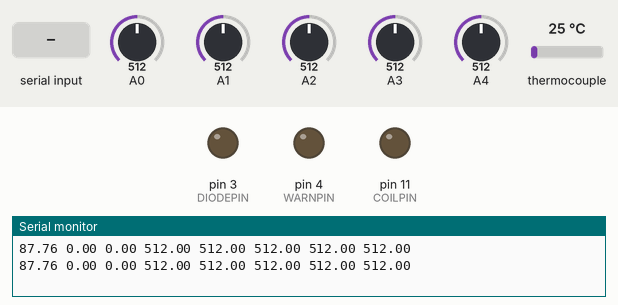
Recording of a sketch running on a simulated Arduino Uno, built with avr-gcc and run on an emulated ATmega328P. On the bench: output pins drawn as LEDs (lit = HIGH), the last lines printed to the serial monitor. Dashed ring = blinking. Inputs (shaded band) come from the test bench; at power-on: thermocouple 25 °C, A0 = 512, A1 = 512, A2 = 512, A3 = 512, A4 = 512.

Above: at 1.2 s.
1.3 s: thermocouple set to 138 °C
3.2 s: thermocouple set to 147 °C
At 4.8 s:
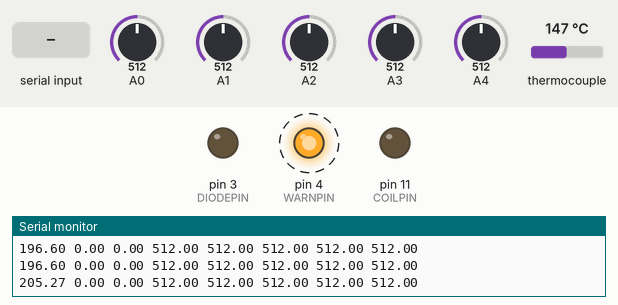
7.3 s: thermocouple set to 6 °C
At 8.6 s:
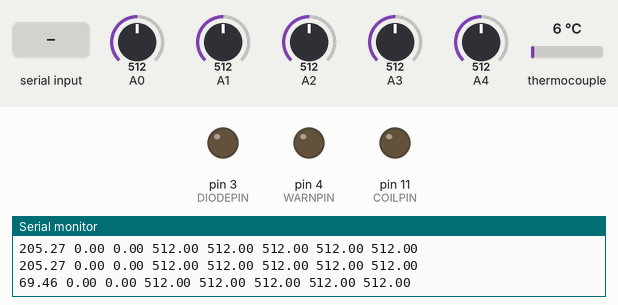
8.9 s: "s90\n" received over Serial
At 9.9 s:
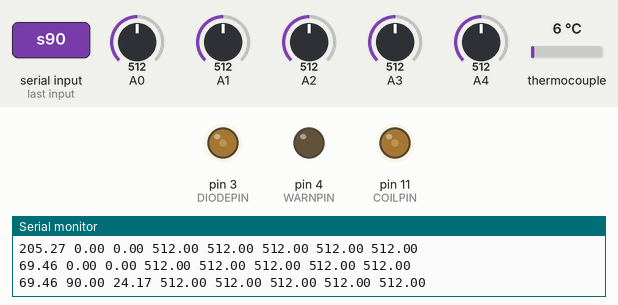
13.0 s: thermocouple set to 1 °C
At 14.3 s:
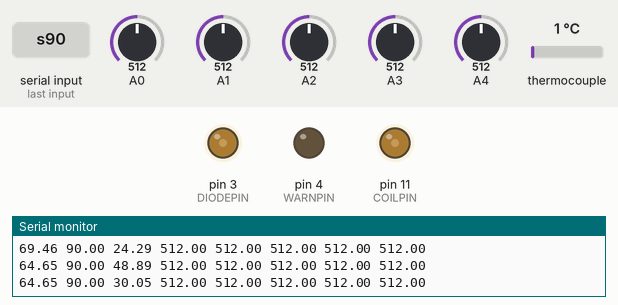
17.1 s: byte 115 ('s') received over Serial
At 19.4 s:
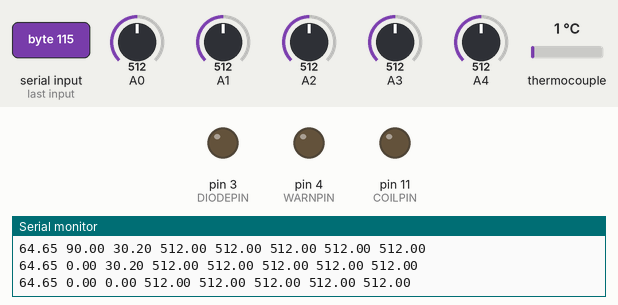
Timing chart, 0 to 20.6 s (numbered marks = the images above; inputs shaded):
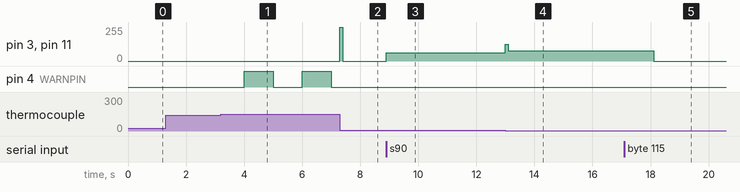

Measured:
- the behaviour switches between 141 and 142 °C on thermocouple (found by bisection; images 0 and 1)
- after the input at 3.2 s, pin 4 (WARNPIN): alternates HIGH for 1.0 s and LOW for 1.0 s, starting after 0.80 s
- after the input at 7.3 s, pin 3 (DIODEPIN), pin 11 (COILPIN): 0/255 → 255/255 at once, → 0/255 0.10 s later; pin 4 (WARNPIN): stays LOW (without the input it goes to HIGH after 0.70 s)
- after the input at 8.9 s, pin 3 (DIODEPIN), pin 11 (COILPIN): 0/255 → 61/255 at once, → 62/255 3.7 s later
- after the input at 13.0 s, pin 3 (DIODEPIN), pin 11 (COILPIN): 62/255 → 124/255 at once, → 76/255 0.10 s later, → 77/255 3.9 s later
- after the input at 17.1 s, pin 3 (DIODEPIN), pin 11 (COILPIN): 77/255 → 0/255 after 1.0 s

The sketch:

FLCardu.ino
```cpp
#include <SPI.h>
#include <PID_v1.h>
#include "Adafruit_MAX31855.h"

#define COILPIN     11
#define WARNPIN     4
#define DIODEPIN    3

#define MAXDO   8
#define MAXCS   10
#define MAXCLK  9

#define H2MINPIN 0
#define H2MAXPIN 4

#define WARNTEMP 200
#define MAXTEMP  1300

//#define VERBOSE

// Initialize the PID vars.
double Setpoint, Input, Output;
double Kp=3, Ki=.005, Kd=1;
PID myPID(&Input, &Output, &Setpoint, Kp, Ki, Kd, DIRECT);

// Initialize the thermocouple.
Adafruit_MAX31855 thermocouple(MAXCLK, MAXCS, MAXDO);

// Initialize helper variables.
unsigned long       newM = 0;           // Stores the current time      (ms since start),
unsigned long       targetM = 0;        // Stores the next update time  (ms since start),
unsigned long       tick = 1000;        // Time between updates         (ms).

int                 i = 0;              // Iterator.

char                typeByte = 0;       // For storing the type of message that has been sent from MATLAB.

unsigned char       thermFails = 0;     // Counts the number of thermocouple failures.

bool                blink = false;       // To keep track of whether the blinking diode is on or off.

// Initialize annealing vars.
bool                annealing = false;  // Is there an anneal?
long                annealStart = 0;    // Holds the start time of the anneal   (ms since start).
unsigned long       annealTimes[32];    // Holds the times (ms since anneal start)...
float               annealTemps[32];    // ...and holds the temps (C) for a list of [time, temp] points that comprise an anneal.
unsigned char       annealStep = 0;     // Hold the index of the [time, temp] point that has been most recently passed.

// Helper function. Self-explanatory. Returns -1 if x1 >= x2.
inline double interpolate(unsigned long x, unsigned long x1, double y1, unsigned long x2, double y2){
    return (x1 < x2) ? ( ((y2-y1)/((double)(x2-x1)))*((double)(x-x1)) + y1 ) : ( -1 );
}

void setup() {
    Serial.begin(74880);        // Initialize serial (make sure the Baud rates are the same as MATLAB).

    pinMode(COILPIN, OUTPUT);   // Initialize the coil and the two diode (warning and coil) pins as outputs.
    pinMode(WARNPIN, OUTPUT);
    pinMode(DIODEPIN, OUTPUT);
//    digitalWrite(WARNPIN, LOW);

//    for (i = H2MINPIN; i <= H2MAXPIN; i++){
//        pinMode(i, INPUT);      // Initialize all the hydrogen sensors.
//    }

    // Initialize the variables the PID is linked to, along with the PID.
    Input = 24;
    Setpoint = 0;
    myPID.SetMode(AUTOMATIC);
}

void loop() {
    if (Serial.available()){        // If MATLAB has something to say...
        typeByte = Serial.read();   // ...read it.

        if (typeByte == 's'){                       // If that something is a single setpoint...
            annealing = false;                      // ...stop any anneals...
            Setpoint = Serial.parseFloat();         // ...and set the Setpoint to the next float in the serial buffer.
#ifdef VERBOSE
            Serial.print("Setpoint set to ");
            Serial.print(Setpoint);
            Serial.println(" deg C.");
#endif
        }
        else if (typeByte == 'a'){                  // Otherwise, if that something is an anneal...
            annealStart = millis();                 // ...record the time that the anneal started...
            annealStep = 0;                         // ...and set the current step to zero.

            i = 0;
            while (i < 32){                         // Then, reset the list of [time, temp] points to [0, -1] points
                annealTimes[i] = 0;
                annealTemps[i] = -1;
                i++;
            }
#ifdef VERBOSE
            Serial.print("Cleared Anneal List");
#endif
            i = 0;
            while (Serial.available() && i < 31){                                   // Fill the list (except for the last point) with data
                annealTimes[i] = (unsigned long)(Serial.parseFloat()*60*60*1000);   // Convert the times (hours) to ms
                annealTemps[i] = Serial.parseFloat();                               // Do not convert the temperatures
#ifdef VERBOSE
                Serial.print("Time: "); Serial.print(  annealTimes[i]);
                Serial.print("Temp: "); Serial.println(annealTemps[i]);
#endif
                i++;
            }

#ifdef VERBOSE
            Serial.print("Filled Anneal List");
            Serial.print("Len:");
            Serial.println(i);
#endif

            annealing = true;                       // And start the anneal

            if (Serial.available()){                // However, if there still is data, stop the anneal (this will not warn the MATLAB program)
                annealing = false;
#ifdef VERBOSE
                Serial.print("Warning: Annealing list too long...");
#endif
            }
        }
    }

    newM = millis();    // Figure out the current time.

    if (annealing){                                             // If we are currently annealing...
        if (newM - annealStart > annealTimes[annealStep+1]){    // ...check to see if we need to move to the next [time, temp] pair...
            annealStep++;                                       // ...and incriment.
        }

        // Set the setpoint to the linear interpolation of our current step and the next step.
        Setpoint = interpolate(newM - annealStart, annealTimes[annealStep], annealTemps[annealStep], annealTimes[annealStep+1], annealTemps[annealStep+1]);

        if (Setpoint < 0){                                      // If there was an erro with the thermocouple...
            Setpoint = 0;
#ifdef VERBOSE
            Serial.println("Error with interpolation!");
#endif
        }

        if (annealTemps[annealStep+1] == -1){                   // If the next step is -1 (finished the list), then stop annealing.
            annealing = false;
            Setpoint = 0;
#ifdef VERBOSE
            Serial.println("Anneal finished!");
#endif
        }
    }

    Input = thermocouple.readCelsius();     // Read the temperature
    if (isnan(Input)) {
        thermFails++;                       // The thermocouple is failing...
#ifdef VERBOSE
        Serial.println("Something wrong with thermocouple!");
        Serial.print("Error Code: ");
        Serial.println(thermocouple.readError());
#endif
        if (thermFails > 31){
            analogWrite(COILPIN, 0);        // If there are 32 fails in a row, turn the furnace off...
            analogWrite(DIODEPIN, 0);
        }
    } else {
        thermFails = 0;                     // The thermocouple is not failing...
        Input = .9632*Input + 63.682;       // Convert the temperature according to an experimental regression.

#ifdef VERBOSE
//        // Debugging tools
//        Serial.print("newM: ");
//        Serial.print(newM);
//        Serial.print(", targetM: ");
//        Serial.print(targetM);
//        Serial.print(", targetM - tick:");
//        Serial.println(targetM - tick);
#endif
        if (targetM < newM && targetM + tick < newM + tick){    // If it's time to send data to MATLAB... (second check neccessary for long overflow)
            targetM += tick;

            if (Input > WARNTEMP || blink) {
                    blink = !blink;
                    digitalWrite(WARNPIN, (blink)?(HIGH):(LOW));
#ifdef VERBOSE
                    Serial.print((blink)?(HIGH):(LOW));
#endif
            }

#ifdef VERBOSE
            Serial.print(" C = ");
#endif

            Serial.print(Input);                        // Send the temperature,

#ifdef VERBOSE
            Serial.print(" Setpoint =");
#endif

            Serial.print(" ");
            Serial.print(Setpoint);                     // Send the setpoint,

#ifdef VERBOSE
            Serial.print(",  Duty Cycle =");
#endif

            Serial.print(" ");
            Serial.print(Output/2.55);                  // Send the duty cycle,

#ifdef VERBOSE
            Serial.print(" %");
#endif

            for (i = H2MINPIN; i <= H2MAXPIN; i++){
#ifdef VERBOSE
                Serial.print(", H2 #");
                Serial.print(i);
                Serial.print(" =");
#endif

                Serial.print(" ");
                Serial.print((float)analogRead(i));    // Send the H2 Level on sensor i (out of 1024).
            }

            Serial.print("\n");
        }

        if (Input < MAXTEMP) {              // If the temperature is under the hardcoded limit...
            myPID.Compute();                // ...calculate the current duty cycle...
            analogWrite(COILPIN, Output);   // ...and output the result.
            analogWrite(DIODEPIN, Output);
        } else {                            // Otherwise...
            analogWrite(COILPIN, 0);        // ...turn the furnace off.
            analogWrite(DIODEPIN, 0);
        }
    }
}
```
